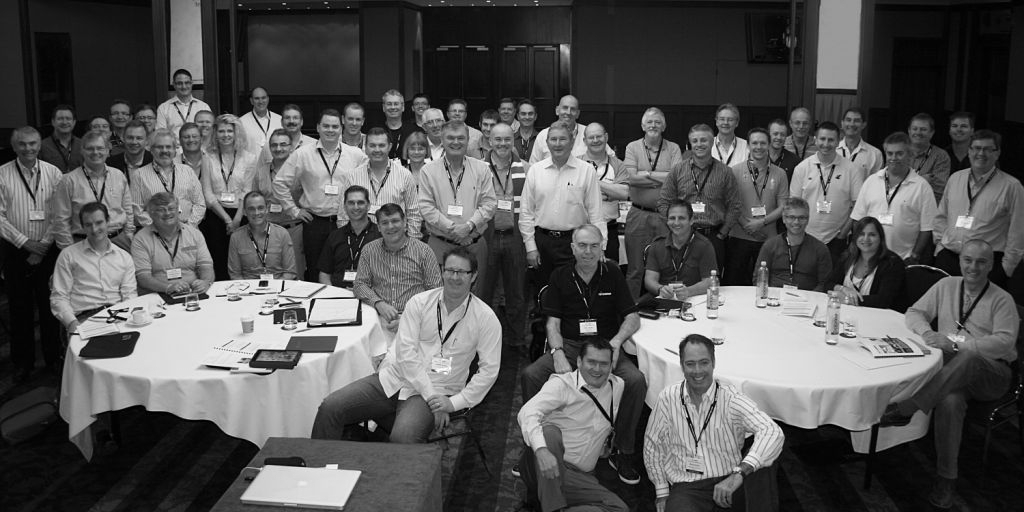
#> input picture br.jpg, 1024 x 512 px
$ python Ass2.py
#> lines starting #> are read from the running program, lines starting #| are printed output that depends on the picture; after the words box and inside, x2 and y2 are one past the last pixel; in counts of white or black regions, pixels touching at a corner belong together
import cv2
import numpy as np

full_Image = cv2.imread("br.jpg")  # Loading full image
#> full_Image is the input picture: shape (512, 1024, 3); min 0, max 254, mean 85.2
grey_full_Image = cv2.cvtColor(full_Image, cv2.COLOR_BGR2GRAY)  # Converting image to grey  scale
template = cv2.imread("ch.jpg", 0)  # Will load cropped image as grey scale
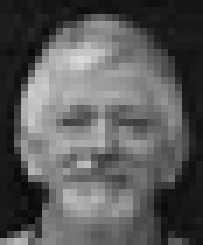
#> input picture ch.jpg, 29 x 35 px (shown 7 times larger)
#> template is the input picture: shape (35, 29); min 8, max 218, mean 89.9
w, h = template.shape[::-1]  # Getting width and height of cropped image to draw a box around matching area in big pic
#> w = 29; h = 35
# -1 means opposite

resulting_matrix = cv2.matchTemplate(grey_full_Image, template, cv2.TM_CCORR_NORMED)  # This mathematical function
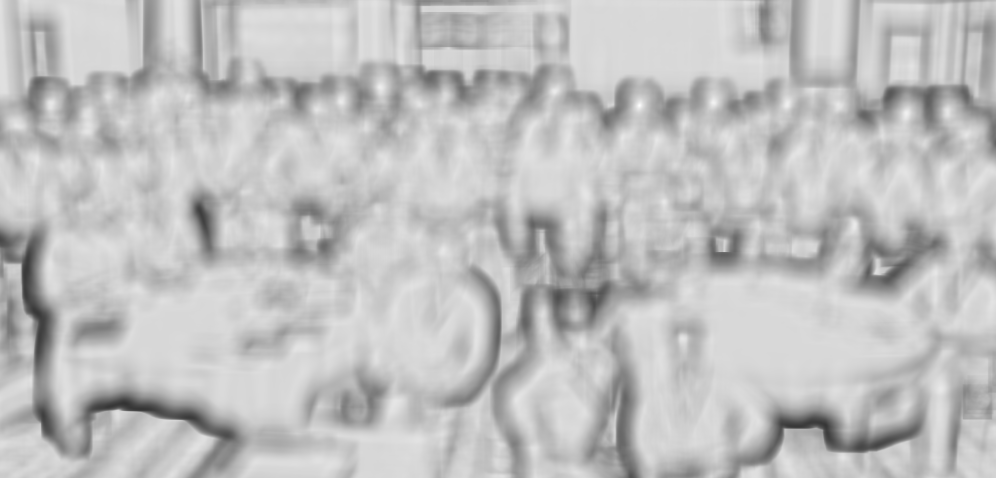
#> resulting_matrix: shape (478, 996) float32; min 0.202, max 1, mean 0.752
# will give us a
# matrix
# of full image with some values the
# value nearest to 1 will be most matching area of picture to template
print(resulting_matrix)
#> (printed output is left out)
threshold = 0.99
locton = np.where(resulting_matrix >= threshold)  # will tell us how many values are nearest threshold to in matrix
#> locton = ([105], [639])
print(locton)
#| (array([105]), array([639]))

# Looping to get best from matched templates
# zip(*locton) will iterate over all values it have (Unzipping)
for pt in zip(*locton[::-1]):
    cv2.rectangle(full_Image, pt, (pt[0] + w, pt[1] + h), (0, 0, 255), 2)  # It will draw rectangle around matched
#> this loop made 1 pass
#> pt on pass 1: (639, 105)
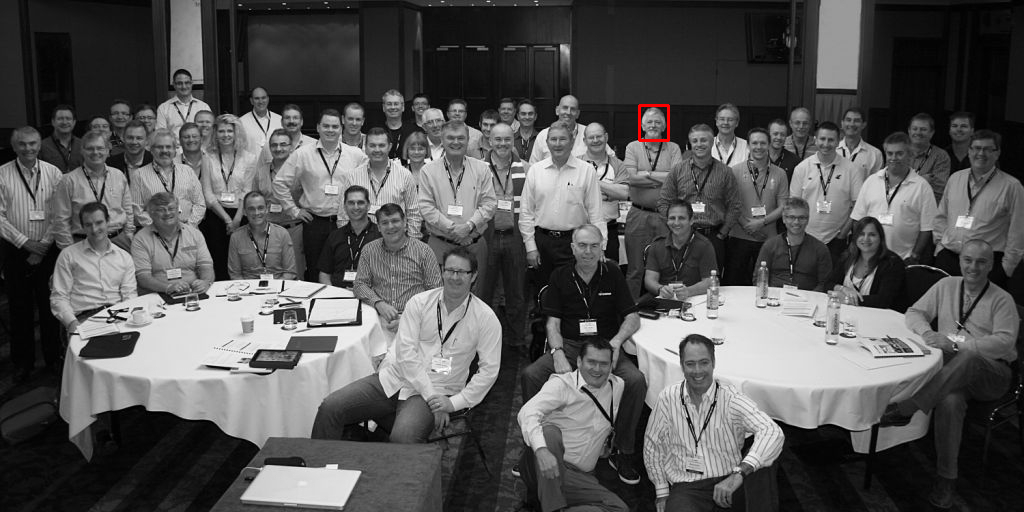
#> full_Image: shape (512, 1024, 3); 0.07% of pixels changed, all inside (x1, y1, x2, y2) = (638, 104, 670, 142)
    # pt== start
# pt[0] + w, pt[1] + h means end of area # (0, 0, 255), 2 is width and color of rectangle

cv2.imshow("full_Image", full_Image)
cv2.waitKey(0)
cv2.destroyAllWindows()
